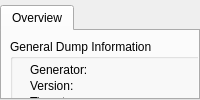
      <widget class="QWidget" name="page_DumpInfo">
       <property name="styleSheet">
        <string notr="true"/>
       </property>
       <layout class="QVBoxLayout" name="verticalLayout_4">
        <property name="leftMargin">
         <number>0</number>
        </property>
        <property name="topMargin">
         <number>5</number>
        </property>
        <property name="rightMargin">
         <number>0</number>
        </property>
        <property name="bottomMargin">
         <number>0</number>
        </property>
        <item>
         <widget class="QTabWidget" name="tabWidget_DumpInfo">
          <property name="currentIndex">
           <number>0</number>
          </property>
          <property name="tabsClosable">
           <bool>false</bool>
          </property>
          <property name="movable">
           <bool>false</bool>
          </property>
          <widget class="QWidget" name="tab_DumpOverview">
           <attribute name="title">
            <string>Overview</string>
           </attribute>
           <widget class="QGroupBox" name="group_GeneralDumpInfo">
            <property name="geometry">
             <rect>
              <x>8</x>
              <y>8</y>
              <width>265</width>
              <height>81</height>
             </rect>
            </property>
            <property name="title">
             <string>General Dump Information</string>
            </property>
            <widget class="QLabel" name="text_General_Version">
             <property name="geometry">
              <rect>
               <x>20</x>
               <y>36</y>
               <width>71</width>
               <height>21</height>
              </rect>
             </property>
             <property name="text">
              <string>Version:</string>
             </property>
            </widget>
            <widget class="QLabel" name="label_General_Version">
             <property name="geometry">
              <rect>
               <x>130</x>
               <y>36</y>
               <width>131</width>
               <height>21</height>
              </rect>
             </property>
             <property name="text">
              <string/>
             </property>
            </widget>
            <widget class="QLabel" name="label_General_Timestamp">
             <property name="geometry">
              <rect>
               <x>130</x>
               <y>52</y>
               <width>131</width>
               <height>21</height>
              </rect>
             </property>
             <property name="text">
              <string/>
             </property>
            </widget>
            <widget class="QLabel" name="label_General_Generator">
             <property name="geometry">
              <rect>
               <x>130</x>
               <y>20</y>
               <width>131</width>
               <height>21</height>
              </rect>
             </property>
             <property name="text">
              <string/>
             </property>
            </widget>
            <widget class="QLabel" name="text_General_TimeStamp">
             <property name="geometry">
              <rect>
               <x>20</x>
               <y>52</y>
               <width>71</width>
               <height>21</height>
              </rect>
             </property>
             <property name="text">
              <string>Timestamp:</string>
             </property>
            </widget>
            <widget class="QLabel" name="text_General_Generator">
             <property name="geometry">
              <rect>
               <x>20</x>
               <y>20</y>
               <width>71</width>
               <height>21</height>
              </rect>
             </property>
             <property name="text">
              <string>Generator:</string>
             </property>
            </widget>
           </widget>
           <widget class="QWidget" name="widget_overview" native="true">
            <property name="geometry">
             <rect>
              <x>240</x>
              <y>0</y>
              <width>441</width>
              <height>441</height>
             </rect>
            </property>
            <widget class="QWidget" name="widget_overview_Target" native="true">
             <property name="geometry">
              <rect>
               <x>81</x>
               <y>4</y>
               <width>180</width>
               <height>182</height>
              </rect>
             </property>
            </widget>
            <widget class="QWidget" name="widget_overview_Center" native="true">
             <property name="geometry">
              <rect>
               <x>145</x>
               <y>116</y>
               <width>180</width>
               <height>182</height>
              </rect>
             </property>
            </widget>
            <widget class="QWidget" name="widget_overview_Hardware" native="true">
             <property name="geometry">
              <rect>
               <x>231</x>
               <y>32</y>
               <width>180</width>
               <height>182</height>
              </rect>
             </property>
            </widget>
            <widget class="QWidget" name="widget_overview_Motion" native="true">
             <property name="geometry">
              <rect>
               <x>250</x>
               <y>184</y>
               <width>180</width>
               <height>182</height>
              </rect>
             </property>
            </widget>
            <widget class="QWidget" name="widget_overview_AppStatus" native="true">
             <property name="geometry">
              <rect>
               <x>112</x>
               <y>248</y>
               <width>180</width>
               <height>182</height>
              </rect>
             </property>
            </widget>
            <widget class="QWidget" name="widget_overview_CPUMode" native="true">
             <property name="geometry">
              <rect>
               <x>9</x>
               <y>138</y>
               <width>180</width>
               <height>182</height>
              </rect>
             </property>
            </widget>
           </widget>
          </widget>
         </widget>
        </item>
       </layout>
      </widget>
